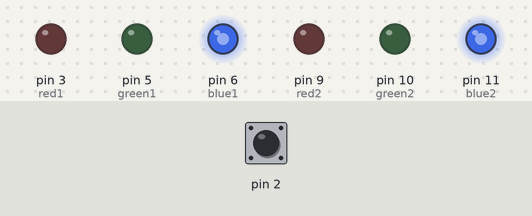
Recording of a sketch running on a simulated Arduino Uno, built with avr-gcc and run on an emulated ATmega328P. Shown: output pins drawn as LEDs (lit = HIGH). The inputs (shaded band) are chosen by the test bench; at power-on: pin 2 LOW.

Above: at 1.2 s.
1.3 s: pin 2 driven HIGH
At 2.3 s:
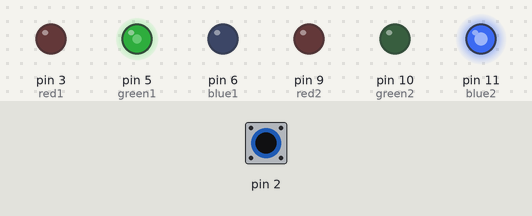
2.8 s: pin 2 pulsed LOW 2 times (0.12 s each, 0.3 s apart)
At 4.3 s:
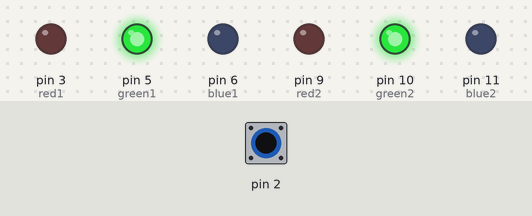
At 7.3 s:
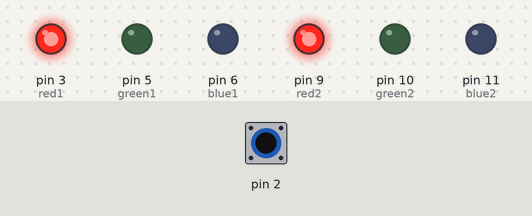
Timing chart, 0 to 14.8 s (numbered marks = the images above; inputs shaded):
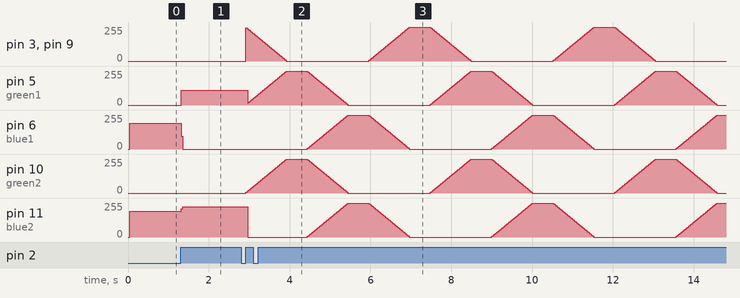

Measured:
- after the input at 1.3 s, pin 5 (green1): 0/255 → 111/255 at once; pin 6 (blue1): 195/255 → 0/255 at once; pin 11 (blue2): 195/255 → 226/255 at once

The sketch:

Gizmo_Eyes_V2.ino
```cpp
boolean isInterrupted = 0;
int mode = 0; //Program starts in 0, blue mode;
int bounceThreshold = 500; // Button debounce.

//Do not change color associations, pinout standardized with Zahrah
int red1 = 3;
int green1 = 5;
int blue1 = 6;
int red2 = 9;
int green2 = 10;
int blue2 = 11;
int redval = 0;
int greenval = 128;
int blueval = 255;

void setup(){
  attachInterrupt(0, interruptHandler1, RISING);//digital pin 2
  pinMode(red1, OUTPUT);
  pinMode(red2, OUTPUT);
  pinMode(green1, OUTPUT);
  pinMode(green2, OUTPUT);
  pinMode(blue1, OUTPUT);
  pinMode(blue2, OUTPUT);
}

void loop(){
  isInterrupted = 0;
  if(mode > 2){
    mode = 0;
  }

  switch(mode){
  case 0:
blueEyes();
    break;
  case 1:
    GBEyes();
    break;
  case 2:
rotateEyesFast();
    break;
  }
}

void interruptHandler1(){
  static unsigned long lastpress;
  static unsigned long thispress;
  thispress = millis();
  if(thispress - lastpress > bounceThreshold){
    lastpress = thispress;
    mode++;
    isInterrupted = 1;
  }
}

void blueEyes(){
  off();
  digitalWrite(blue1, HIGH);
  digitalWrite(blue2, HIGH);
}

void GBEyes(){
  off();
  digitalWrite(blue2, HIGH);
  digitalWrite(green1, HIGH);
}

void rotateEyesFast(){
slowbegin1:
  off();
  while(isInterrupted == 0){
    int timer1 = 0;
    int timer2 = 255;

    analogWrite(red1, 255);
    analogWrite(red2, 255);

    while(timer1 <255){
      timer1+=5;
      timer2-=5;
      analogWrite(green1, timer1);
      analogWrite(green2, timer1);
      analogWrite(red1, timer2);
      analogWrite(red2, timer2);
      if(isInterrupted == 1){
        continue;
      }
      delay(20);
    }
    if(isInterrupted == 0){
    delay(500);
    }

    timer1 = 0;
    timer2 = 255;

    while(timer1 <255){
      timer1+=5;
      timer2-=5;
      analogWrite(blue1, timer1);
      analogWrite(blue2, timer1);
      analogWrite(green1, timer2);
      analogWrite(green2, timer2);
      if(isInterrupted == 1){
        continue;
      }
      delay(20);
    }
    if(isInterrupted == 0){
    delay(500);
    }
    timer1 = 0;
    timer2 = 255;

    while(timer1<255){
      timer1+=5;
      timer2-=5;
      analogWrite(red1, timer1);
      analogWrite(red2, timer1);
      analogWrite(blue1, timer2);
      analogWrite(blue2, timer2);
      if(isInterrupted == 1){
        continue;
      }
      delay(20);
    }
    if(isInterrupted == 0){
    delay(500);
    }
    ////////////////////
  }
}

void off(){
  digitalWrite(red1, LOW);
  digitalWrite(red2, LOW);
  digitalWrite(green1, LOW);
  digitalWrite(green2, LOW);
  digitalWrite(blue1, LOW);
  digitalWrite(blue2, LOW);
}
```
